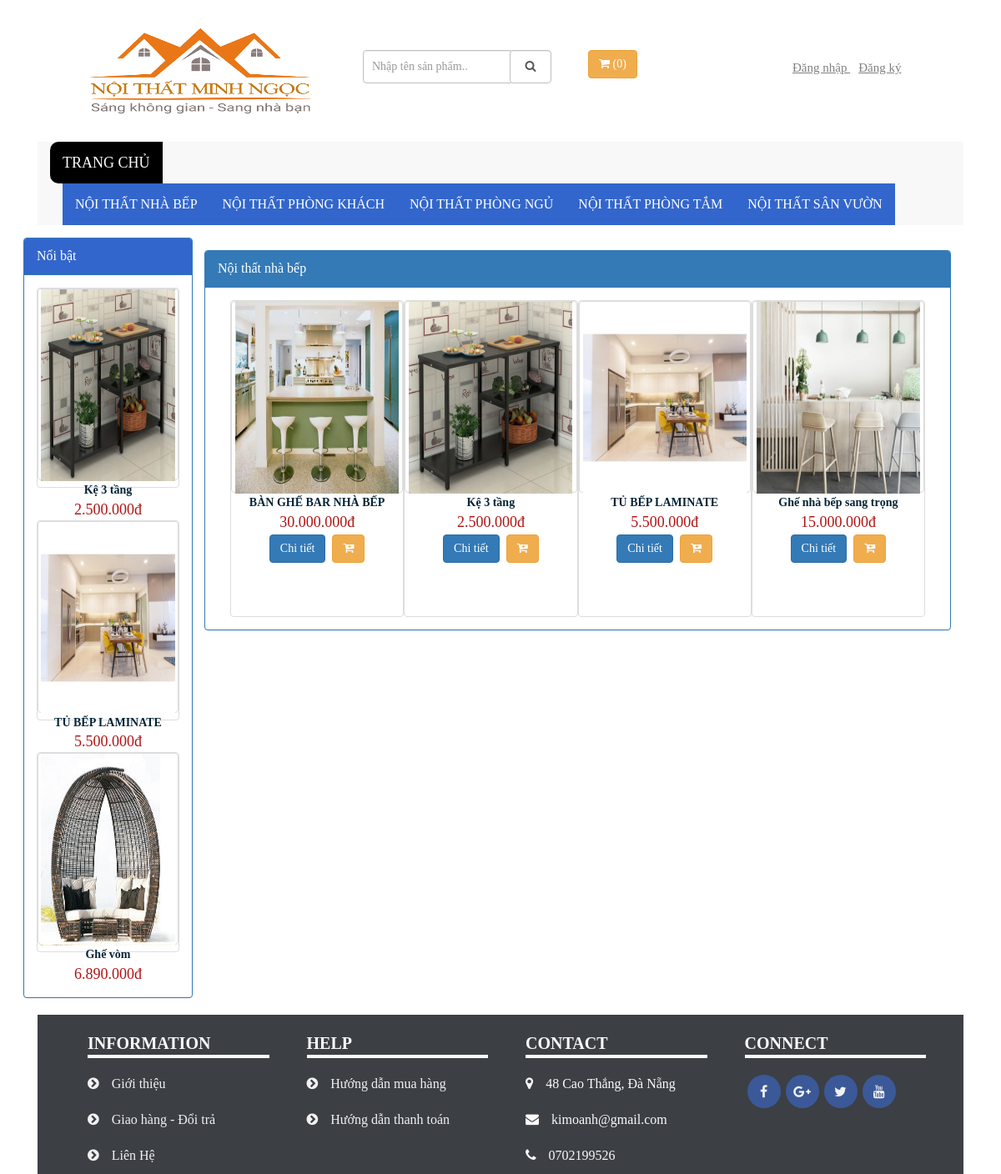
/?menu=nha_bep, run on the app's committed database.
### tables this page shows
CREATE TABLE `nhom_noi_that` (
  `ma_nhom` varchar(20) NOT NULL,
  `ten_nhom` varchar(100) DEFAULT NULL
);

CREATE TABLE `san_pham` (
  `masp` int(11) NOT NULL,
  `tensp` varchar(80) DEFAULT NULL,
  `giasp` int(11) DEFAULT NULL,
  `soluong` int(11) NOT NULL,
  `img` varchar(100) DEFAULT NULL,
  `noi_bat` varchar(10) NOT NULL,
  `khuyen_mai` varchar(10) NOT NULL,
  `xem_nhieu` int(11) NOT NULL,
  `rate1` int(11) NOT NULL,
  `rate2` int(11) NOT NULL,
  `rate3` int(11) NOT NULL,
  `rate4` int(11) NOT NULL,
  `rate5` int(11) NOT NULL,
  `mau_sac` varchar(20) DEFAULT NULL,
  `chat_lieu` varchar(100) DEFAULT NULL,
  `bao_hanh` varchar(100) DEFAULT NULL,
  `ma_nhom` varchar(20) DEFAULT NULL
);

### left.php (called while the page is built, shortened)
<?php
	include('chuc_nang/san_pham/noi_bat.php');
?>

### content.php (called while the page is built)
<?php
	include('chuc_nang/menu.php');
?>

### chuc_nang/san_pham/nhabep.php (the view, shortened to what this page needs)
<div class="panel panel-primary">
      <div class="panel-heading">Nội thất nhà bếp</div>
      <div class="panel-body">
<div class="product">
<?php
	include('connect.php');
	if(isset($_GET['page'])){
		$page=$_GET['page'];
	}else{
		$page=1;
	}
	$page=$page-1;
	$limit= 12;
	$start= $limit*$page;
	?>
	<div class="col-xs-12 col-sm-12 col-md-12 col-lg-12" id="product">
		<?php
	$sl= "select * from san_pham where ma_nhom like 'nha_bep' limit ".$start.",".$limit;
	$exec= mysqli_query($connect, $sl);
	while($row= mysqli_fetch_array($exec)){
?>
	<div class="sp img-thumbnail col-xs-12 col-sm-6 col-md-6 col-lg-3">
		<div class="img img-thumbnail col-xs-12 col-sm-12 col-md-12 col-lg-12">
			<a href="?menu=product_info&masp=<?php echo $row['masp']; ?>"><img src="images/<?php echo $row['img']; ?>" alt=""></a>
		</div>
		<div class="title">
			<a href="?menu=product_info&masp=<?php echo $row['masp']; ?>"><?php echo $row['tensp']; ?></a>
		</div>
		<div class="cost">
			<span><?php echo number_format($row['giasp'],0,",",".")."đ"; ?></span>
		</div>
		<div class="buy">
			<a class="btn btn-primary" href="?menu=product_info&masp=<?php echo $row['masp']; ?>">Chi tiết</a>
			<a class="btn btn-warning" href="?menu=addcart&masp=<?php echo $row['masp']; ?>&soluong=1"><b class="fa fa-cart-plus"></b></a>
		</div>
	</div>
<?php }
?>
</div>
</div>
</div>

### index.php (shortened to what this page needs)
<!DOCTYPE html>
<html>
<head>
	<link rel="stylesheet" href="font-awesome/css/font-awesome.css">
	<link rel="stylesheet" href="bootstrap/css/bootstrap.css">
	<link rel="stylesheet" href="jquery/jRating.jquery.css" type="text/css">
	<link rel="stylesheet" href="css/style.css">
	<link rel="stylesheet" href="css/responsive.css">
</head>
<body>
	<div class="container">
	<div class="header col-xs-12 col-sm-12 col-md-12 col-lg-12">
			<?php include('header.php'); ?>
	</div>
	<div class="menu container col-xs-12 col-sm-12 col-md-12 col-lg-12">
			<?php include('navbar.php'); ?>
	</div>
	<div class="content col-xs-12 col-sm-12 col-md-12 col-lg-12">
		<div class="left col-xs-12 col-sm-12 col-md-2 col-lg-2">
			<?php include('left.php'); ?>
		</div>
		<div class="content col-xs-12 col-sm-12 col-md-10 col-lg-10">
			<?php include('content.php'); ?>
		</div>
	</div>
	<div class="footer col-xs-12 col-sm-12 col-md-12 col-lg-12">
			<?php include('footer.php'); ?>
	</div>
	</div>
</body>
</html>

### header.php (shortened to what this page needs)
<div class="header col-xs-12 col-sm-12 col-md-12 col-lg-12">
	<div class="logo col-xs-12 col-sm-12 col-md-4 col-lg-4">
		<img class="header_logo" src="images/logo.png" alt="">
	</div>
	<div class="search col-xs-12 col-sm-12 col-md-4 col-lg-3">
		<form class="searchh" action="?menu=search" action="post">
			<input class="form-control" type="search" name="search" placeholder="Nhập tên sản phẩm..">
			<button type="submit" class="form-control" name="submit"><span class="fa fa-search"></span></button>
		</form>
	</div>
	<div class="cart col-xs-12 col-sm-4 col-md-2 col-lg-2">
		<a class="btn btn-warning" href="?menu=gio_hang"><span class="fa fa-shopping-cart"></span> (<?php if(isset($_SESSION['giohang'])){
				$cart= count($_SESSION['giohang']);
				echo $cart;
			}
		else { $cart=0;
			echo $cart;} ?>)</a>
	</div>
	<div class="responsive_log">
		<a href="?menu=dang_nhap" class="dangnhap" >Đăng nhập
</a>
		<a href="?menu=dang_ky" class="dangky">Đăng ký</a>
	</div>
</div>

### navbar.php (shortened to what this page needs)
<nav class="menu navbar-default" role="navigation">
	<div class="container">
		<div class="navbar-header">
			<a class="navbar-brand" href="index.php">TRANG CHỦ</a>
		</div>
		<div class="collapse navbar-collapse navbar-ex1-collapse">
			<ul class="nav navbar-nav">
				<?php
				include('connect.php');
				$sl="select * from nhom_noi_that";
				$exec= mysqli_query($connect, $sl);
				while($row=mysqli_fetch_array($exec)){
				?>
				<li><a href="?menu=<?php echo $row['ma_nhom']; ?>"><?php
				echo $row['ten_nhom']; ?></a></li>
				<?php } ?>
			</ul>
		</div>
	</div>
</nav>

### chuc_nang/san_pham/noi_bat.php
<div class="panel panel-primary"  style="margin-left: -32px; margin-right: -16px;">
    <div class="panel-heading" style="	background-color: #3366CC;">Nổi bật</div>
    <div class="panel-body">
		<?php
			include('connect.php');
			$sl= "select * from san_pham where noi_bat='co' limit 0,4";
			$exec= mysqli_query($connect, $sl);
			while($row= mysqli_fetch_array($exec)){
		?>
		<div style="height: 240px;" class="sp img-thumbnail">
		<div class="img img-thumbnail">
			<a href="?menu=product_info&masp=<?php echo $row['masp']; ?>"><img src="images/<?php echo $row['img']; ?>" alt=""></a>
		</div>
		<div class="title">
			<a href="?menu=product_info&masp=<?php echo $row['masp']; ?>"><?php echo $row['tensp']; ?></a>
		</div>
		<div class="cost">
			<span><?php echo number_format($row['giasp'],0,",",".")."đ"; ?></span>
		</div>
	</div>
		<?php } ?>
	</div>
</div>

### chuc_nang/menu.php (shortened to what this page needs)
<?php
	if(isset($_GET['menu'])){
		$menu= $_GET['menu'];
		switch($menu){
			case 'nha_bep': include('chuc_nang/san_pham/nhabep.php'); break;
		}
	}
	else{
		include('chuc_nang/homepage.php');
		include('chuc_nang/san_pham/khuyen_mai.php');
	}
?>

### footer.php (shortened to what this page needs)
<div class="col-xs-12 col-sm-12 col-md-12 col-lg-12">
			<div class="ft col-xs-12 col-sm-12 col-md-3 col-lg-3">
				<p class="titleft">INFORMATION</p>
				<p><a href="?menu=gioi_thieu"><i class="fa fa-chevron-circle-right"></i>Giới thiệu</a></p>
				<p><a href=""><i class="fa fa-chevron-circle-right"></i>Giao hàng - Đổi trả</a></p>
				<p><a href=""><i class="fa fa-chevron-circle-right"></i>Liên Hệ</a></p>
			</div>
			<div class="ft col-xs-12 col-sm-12 col-md-3 col-lg-3">
				<p class="titleft">HELP</p>
				<p><a href="?menu=huong_dan_mua_hang"><i class="fa fa-chevron-circle-right"></i>Hướng dẫn mua hàng</a></p>
				<p><a href=""><i class="fa fa-chevron-circle-right"></i>Hướng dẫn thanh toán</a></p>
			</div>
			<div class="ft col-xs-12 col-sm-12 col-md-3 col-lg-3">
				<p class="titleft">CONTACT</p>
				<div class="contact">
					<p><i class="fa fa-map-marker"></i>48 Cao Thắng, Đà Nẵng</p>
	              	<p><i class="fa fa-envelope"></i>kimoanh@gmail.com</p>
	                <p><i class="fa fa-phone"></i>0702199526</p>
				</div>
			</div>
			<div class="ft col-xs-12 col-sm-12 col-md-3 col-lg-3">
				<p class="titleft">CONNECT</p>
				<ul class="connect">
					<li><a href="https://www.facebook.com/profile.php?id=100006181478211"><i class="fa fa-facebook"></i></a></li>
					<li><a href="http://plus.google.com"><i class="fa fa-google-plus"></i></a></li>
					<li><a href="http://twitter.com"><i class="fa fa-twitter"></i></a></li>
					<li><a href="http://youtube.com"><i class="fa fa-youtube"></i></a></li>
				</ul>
				<p></p>
			</div>
</div>

### css/style.css (style rules this page uses)
body { width: 100%; margin: auto; font-family: tahoma; font-size: 16px; background-color: #FFFFFF; }
.header { width: 100%; height: 170px; position: relative; }
.header .logo img { width: 100%; height: 170px; margin-left: 0px; }
.header .search { padding-top: 60px; }
.header .search input[type="search"] { width: 180px; height: 40px; padding-left: 10px; border: 0.5px solid silver; }
.header .search button { width: 50px; height: 40px; margin-left: 176px; margin-top: -40px; border: 0.5px solid silver; }
.header .cart a { margin-top: 60px; }
.responsive_log { margin-top: 70px; }
.header .dangnhap { margin-left: 80px; color: gray; font-size: 15px; text-decoration: underline; }
.header .dangky { margin-left: 10px; color: gray; font-size: 15px; text-decoration: underline; }
.menu .navbar-header { height: 90%; background: #000000; border-radius: 10px 0px 0px 10px; }
.menu .container .collapse ul { list-style: none; }
.menu .container .collapse ul li { background-color: #3366CC; }
.menu .container .collapse ul li a { display: block; color: white; text-decoration: none; }
.menu .container .navbar-header a { color: #fffafa; }
.left a { text-decoration: none; }
.content { margin-top: 15px; }
.content .sp { height: 380px; padding: 0px; text-align: center; }
.content .sp .img { padding: 0px; height: 230px; }
.content .sp .img img { width: 96%; height: 230px; }
.content .sp .title a { text-decoration: none; font-size: 14px; font-weight: bold; color: #052436; }
.content .sp .cost span { font-size: 18px; color: #B11313; }
.content .sp .buy a { margin: 2px; }
.footer { background-color: #3C3F44; clear: both; }
.footer .ft .contact p { color: #fafafa; padding-left: 15px; }
.footer .ft p { padding-top: 10px; }
.footer .ft a { padding-left: 15px; text-decoration: none; color: #f1f1f1; }
.footer .ft p i { padding-right: 15px; }
.footer .ft .connect i { width: 40px; height: 40px; background-color: #3B5998; line-height: 40px; text-align: center; border-radius: 50%; float: left; }
.footer .ft .connect a { padding: 0px; }
.footer .ft .connect { list-style: none; height: 40px; padding-top: 10px; }
.footer .ft .connect li { float: left; margin-left: -22px; padding-right: 28px; }
.footer .titleft { font-size: 20px; color: #fafafa; font-weight: bold; font-family: tahoma; border-bottom: 4px #fafafa solid; margin-top: 10px; margin-left: 15px; }

### data on the page
nhom_noi_that: ten_nhom "NỘI THẤT NHÀ BẾP"
nhom_noi_that: ten_nhom "NỘI THẤT PHÒNG KHÁCH"
nhom_noi_that: ten_nhom "NỘI THẤT PHÒNG NGỦ"
nhom_noi_that: ten_nhom "NỘI THẤT PHÒNG TẮM"
nhom_noi_that: ten_nhom "NỘI THẤT SÂN VƯỜN"
san_pham: img (picture), tensp "Kệ 3 tầng", giasp "2.500.000"
san_pham: img (picture), tensp "TỦ BẾP LAMINATE", giasp "5.500.000"
san_pham: img (picture), tensp "Ghế vòm", giasp "6.890.000"
san_pham: img (picture), tensp "BÀN GHẾ BAR NHÀ BẾP", giasp "30.000.000"
san_pham: img (picture), tensp "Ghế nhà bếp sang trọng", giasp "15.000.000"

### other printed values
$cart "0"
